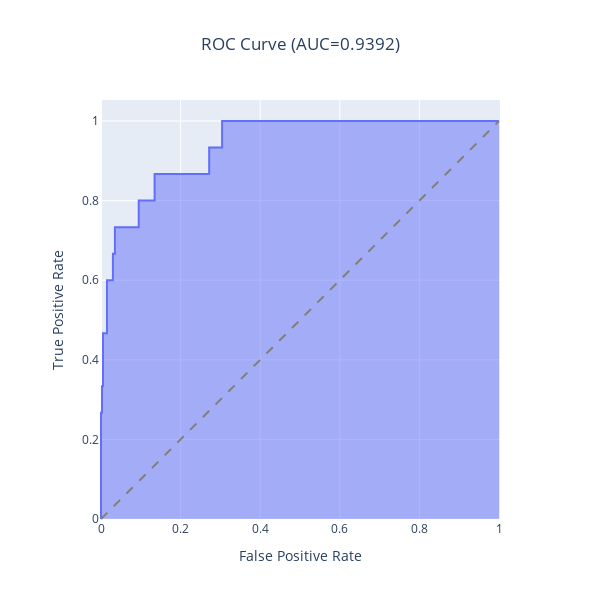

Notebook code for this chart:
### Code cell
from eppi_text_classification.predict import predict_scores
from eppi_text_classification.plotly_roc import plotly_roc

y_test_pred_probs = predict_scores(model, X_test)
plotly_roc(y_test, y_test_pred_probs)

### Figure 1 — Plotly figure (JSON) as saved in the notebook; plotly's stock layout.template omitted (floating-point values rounded to 4 significant figures)
{"data": [{"customdata": [["inf"], ["7.188"], ["6.984"], ["4.436"], ["4.425"], ["3.178"], ["1.113"], ["-0.9413"], ["-1.021"], ["-1.69"], ["-2.21"], ["-2.593"], ["-2.871"], ["-4.684"], ["-4.697"], ["-5.55"], ["-5.567"], ["-6.894"], ["-6.931"], ["-7.263"], ["-7.27"], ["-7.597"], ["-7.638"], ["-8.419"], ["-8.443"], ["-9.247"], ["-9.263"], ["-9.426"], ["-9.449"], ["-10.89"], ["-10.91"], ["-11.72"], ["-11.73"], ["-12.71"], ["-12.72"], ["-15.27"]], "fillpattern": {"shape": ""}, "hovertemplate": "False Positive Rate=%{x}<br>True Positive Rate=%{y}<br>Threshold=%{customdata[0]}<extra></extra>", "legendgroup": "", "line": {"color": "#636efa"}, "marker": {"symbol": "circle"}, "mode": "lines", "name": "", "orientation": "v", "showlegend": false, "stackgroup": "1", "type": "scatter", "x": [0, 0, 0, 0.002494, 0.002494, 0.004988, 0.004988, 0.01496, 0.01496, 0.02993, 0.02993, 0.03491, 0.03491, 0.09476, 0.09476, 0.1347, 0.1347, 0.2369, 0.2419, 0.2718, 0.2718, 0.3042, 0.3042, 0.3791, 0.384, 0.4888, 0.4988, 0.5287, 0.5337, 0.7382, 0.7431, 0.8155, 0.8678, 0.9426, 0.9476, 1], "xaxis": "x", "y": [0, 0.2, 0.2667, 0.2667, 0.3333, 0.3333, 0.4667, 0.4667, 0.6, 0.6, 0.6667, 0.6667, 0.7333, 0.7333, 0.8, 0.8, 0.8667, 0.8667, 0.8667, 0.8667, 0.9333, 0.9333, 1, 1, 1, 1, 1, 1, 1, 1, 1, 1, 1, 1, 1, 1], "yaxis": "y"}], "layout": {"height": 600, "legend": {"tracegroupgap": 0}, "shapes": [{"line": {"color": "grey", "dash": "dash"}, "type": "line", "x0": 0, "x1": 1, "y0": 0, "y1": 1}], "title": {"text": "ROC Curve (AUC=0.9392)", "x": 0.5, "xanchor": "center"}, "width": 600, "xaxis": {"anchor": "y", "constrain": "domain", "domain": [0, 1], "title": {"text": "False Positive Rate"}}, "yaxis": {"anchor": "x", "domain": [0, 1], "scaleanchor": "x", "scaleratio": 1, "title": {"text": "True Positive Rate"}}}}
